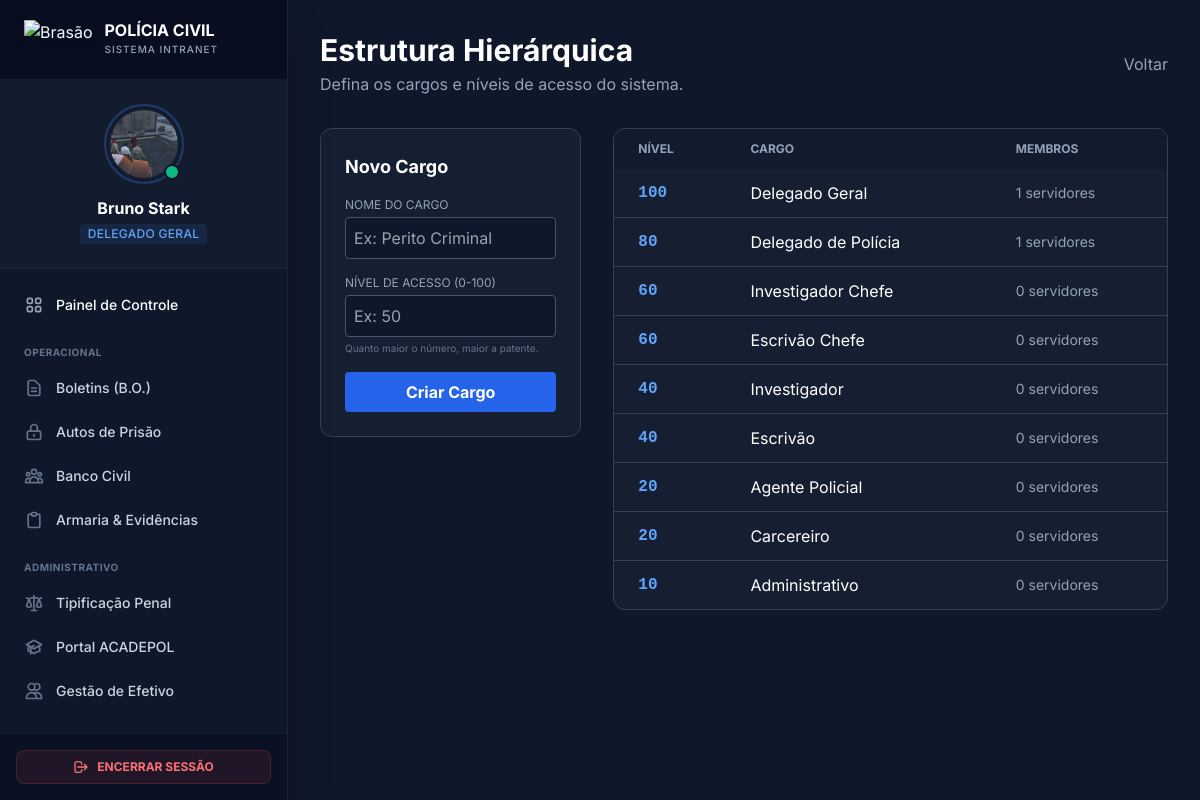
Page /cargos (signed in) on the committed database.
### models/users.py (models this page shows, shortened)
class Usuario(db.Model):
    __tablename__ = 'usuarios'
    id = db.Column(db.Integer, primary_key=True)
    nome = db.Column(db.String(100), nullable=False)
    matricula = db.Column(db.String(20), unique=True, nullable=False)
    senha = db.Column(db.String(200), nullable=False)
    cargo_id = db.Column(db.Integer, db.ForeignKey('cargos.id'), nullable=True)
    delegacia = db.Column(db.String(100))
    departamento = db.Column(db.String(100))
    endereco = db.Column(db.String(200))
    foto_perfil = db.Column(db.String(120), nullable=True, default='default.jpg')
    observacoes = db.Column(db.Text)
    criado_em = db.Column(db.DateTime, default=datetime.utcnow)
    promocoes = db.relationship('Promocao', backref='servidor', lazy=True)
    advertencias = db.relationship('Advertencia',
                                   foreign_keys='Advertencia.usuario_id',
                                   backref='servidor',
                                   lazy=True)
    advertencias_aplicadas = db.relationship('Advertencia',
                                             foreign_keys='Advertencia.autor_id',
                                             backref='autor_advertencia',
                                             lazy=True)
    @property
    def cargo(self):
        return self.cargo_obj.nome if self.cargo_obj else "Sem Cargo"
    @property
    def nivel_hierarquico(self):
        return self.cargo_obj.nivel if self.cargo_obj else 0

class Cargo(db.Model):
    __tablename__ = 'cargos'
    id = db.Column(db.Integer, primary_key=True)
    nome = db.Column(db.String(50), unique=True, nullable=False)
    nivel = db.Column(db.Integer, nullable=False) # 100=Delegado Geral, 10=Administrativo
    usuarios = db.relationship('Usuario', backref='cargo_obj', lazy=True)

### app.py (the view)
@app.route('/cargos')
@login_required
def gerenciar_cargos():
    if current_user().nivel_hierarquico < 80:
        flash('Acesso restrito à chefia.', 'danger')
        return redirect(url_for('dashboard'))
    cargos = Cargo.query.order_by(Cargo.nivel.desc()).all()
    return render_template('gerenciar_cargos.html', cargos=cargos)

### app.py (called while the page is built)
def current_user():
    if 'user_id' in session:
        return Usuario.query.get(session['user_id'])
    return None

def login_required(f):
    @wraps(f)
    def decorated(*args, **kwargs):
        if 'user_id' not in session:
            return redirect(url_for('login'))
        return f(*args, **kwargs)
    return decorated

@app.context_processor
def inject_helpers():
    return dict(
        pode_gerenciar=lambda: current_user() and current_user().nivel_hierarquico >= 80,
        current_user=current_user,
        pode_alterar_usuario=pode_alterar_usuario
    )

### templates/gerenciar_cargos.html (shortened to what this page needs)
{% extends 'base.html' %}
{% block content %}
<div class="max-w-4xl mx-auto">
    <div class="flex justify-between items-center mb-8">
        <div>
            <h2 class="text-3xl font-bold text-white">Estrutura Hierárquica</h2>
            <p class="text-slate-400 mt-1">Defina os cargos e níveis de acesso do sistema.</p>
        </div>
        <a href="{{ url_for('dashboard') }}" class="text-slate-400 hover:text-white">Voltar</a>
    </div>
    <div class="grid grid-cols-1 md:grid-cols-3 gap-8">
        <div class="bg-slate-800/50 border border-slate-700 rounded-xl p-6 h-fit">
            <h3 class="text-lg font-bold text-white mb-4">Novo Cargo</h3>
            <form action="{{ url_for('adicionar_cargo') }}" method="POST" class="space-y-4">
                <div>
                    <label class="block text-xs text-slate-400 uppercase mb-1">Nome do Cargo</label>
                    <input type="text" name="nome" required placeholder="Ex: Perito Criminal" class="w-full bg-slate-900 border border-slate-600 rounded p-2 text-white">
                </div>
                <div>
                    <label class="block text-xs text-slate-400 uppercase mb-1">Nível de Acesso (0-100)</label>
                    <input type="number" name="nivel" required placeholder="Ex: 50" min="0" max="100" class="w-full bg-slate-900 border border-slate-600 rounded p-2 text-white">
                    <p class="text-[10px] text-slate-500 mt-1">Quanto maior o número, maior a patente.</p>
                </div>
                <button type="submit" class="w-full bg-blue-600 hover:bg-blue-700 text-white font-bold py-2 rounded">Criar Cargo</button>
            </form>
        </div>
        <div class="md:col-span-2 bg-slate-800/50 border border-slate-700 rounded-xl overflow-hidden">
            <table class="w-full text-left">
                <thead class="bg-slate-900/50 text-xs uppercase text-slate-400">
                    <tr>
                        <th class="px-6 py-3">Nível</th>
                        <th class="px-6 py-3">Cargo</th>
                        <th class="px-6 py-3">Membros</th>
                    </tr>
                </thead>
                <tbody class="divide-y divide-slate-700">
                    {% for cargo in cargos %}
                    <tr class="hover:bg-slate-700/20">
                        <td class="px-6 py-3 font-mono text-blue-400 font-bold">{{ cargo.nivel }}</td>
                        <td class="px-6 py-3 text-white">{{ cargo.nome }}</td>
                        <td class="px-6 py-3 text-slate-400 text-sm">{{ cargo.usuarios|length }} servidores</td>
                    </tr>
                    {% endfor %}
                </tbody>
            </table>
        </div>
    </div>
</div>
{% endblock %}

### templates/base.html (shortened to what this page needs)
<!DOCTYPE html>
<html lang="pt-BR" class="h-full">
<head>
    <script src="https://cdn.tailwindcss.com"></script>
</head>
<body class="bg-pc-base text-pc-text h-screen overflow-hidden flex">
    {% if current_user() %}
    <aside class="w-72 bg-slate-900 border-r border-white/5 flex flex-col h-full shadow-2xl z-20 flex-shrink-0">
        <div class="h-20 flex items-center px-6 border-b border-white/5 bg-slate-950/50">
            <img class="h-10 w-auto drop-shadow-md mr-3" src="https://encrypted-tbn0.gstatic.com/images?q=tbn:ANd9GcQIIGMtpDq_HRAKg4kv_bw92xRqFKkon-k1Fg&s" alt="Brasão">
            <div>
                <h1 class="text-base font-bold text-white leading-none">POLÍCIA CIVIL</h1>
                <p class="text-[10px] text-pc-muted font-medium tracking-widest uppercase mt-1">Sistema Intranet</p>
            </div>
        </div>
        {% set user_nav = current_user() %}
        <div class="p-6 border-b border-white/5 bg-slate-800/30">
            <div class="flex flex-col items-center text-center">
                <a href="{{ url_for('perfil_usuario', id=user_nav.id) }}" class="group relative inline-block mb-3">
                    <div class="h-20 w-20 rounded-full p-1 border-2 border-blue-500/30 group-hover:border-blue-500 transition-colors">
                        <div class="h-full w-full rounded-full bg-slate-700 overflow-hidden flex items-center justify-center">
                            {% if user_nav.foto_perfil and user_nav.foto_perfil != 'default.jpg' %}
                                <img src="{{ url_for('static', filename='fotos_perfil/' + user_nav.foto_perfil) }}" class="w-full h-full object-cover">
                            {% else %}
                                <span class="text-2xl font-bold text-slate-400 group-hover:text-white">{{ user_nav.nome[:2].upper() }}</span>
                            {% endif %}
                        </div>
                    </div>
                    <span class="absolute bottom-1 right-1 h-4 w-4 rounded-full bg-emerald-500 border-2 border-slate-900" title="Online"></span>
                </a>
                <h2 class="text-white font-bold text-base truncate w-full">{{ user_nav.nome.split()[0] }} {{ user_nav.nome.split()[-1] if user_nav.nome.split()|length > 1 else '' }}</h2>
                <span class="text-xs text-blue-400 font-medium uppercase tracking-wide mt-1 bg-blue-500/10 px-2 py-0.5 rounded inline-block">{{ user_nav.cargo }}</span>
            </div>
        </div>
        <nav class="flex-1 overflow-y-auto py-4 px-3 space-y-1">
            <a href="{{ url_for('dashboard') }}" class="flex items-center px-3 py-2.5 text-sm font-medium text-white rounded-lg hover:bg-white/5 transition-colors group">
                Painel de Controle
            </a>
            <div class="pt-4 pb-1 px-3 text-[10px] font-bold text-slate-500 uppercase tracking-wider">Operacional</div>
            <a href="{{ url_for('boletins') }}" class="flex items-center px-3 py-2.5 text-sm font-medium text-slate-300 rounded-lg hover:bg-blue-500/10 hover:text-blue-400 transition-colors group">
                <svg class="w-5 h-5 text-slate-500 group-hover:text-blue-400 mr-3" fill="none" stroke="currentColor" viewBox="0 0 24 24"><path stroke-linecap="round" stroke-linejoin="round" stroke-width="2" d="M9 12h6m-6 4h6m2 5H7a2 2 0 01-2-2V5a2 2 0 012-2h5.586a1 1 0 01.707.293l5.414 5.414a1 1 0 01.293.707V19a2 2 0 01-2 2z"/></svg>
                Boletins (B.O.)
            </a>
            <a href="{{ url_for('autos') }}" class="flex items-center px-3 py-2.5 text-sm font-medium text-slate-300 rounded-lg hover:bg-red-500/10 hover:text-red-400 transition-colors group">
                <svg class="w-5 h-5 text-slate-500 group-hover:text-red-400 mr-3" fill="none" stroke="currentColor" viewBox="0 0 24 24"><path stroke-linecap="round" stroke-linejoin="round" stroke-width="2" d="M12 15v2m-6 4h12a2 2 0 002-2v-6a2 2 0 00-2-2H6a2 2 0 00-2 2v6a2 2 0 002 2zm10-10V7a4 4 0 00-8 0v4h8z"/></svg>
                Autos de Prisão
            </a>
            <a href="{{ url_for('banco_pessoas') }}" class="flex items-center px-3 py-2.5 text-sm font-medium text-slate-300 rounded-lg hover:bg-purple-500/10 hover:text-purple-400 transition-colors group">
                Banco Civil
            </a>
            <a href="{{ url_for('armaria') }}" class="flex items-center px-3 py-2.5 text-sm font-medium text-slate-300 rounded-lg hover:bg-slate-700/50 hover:text-white transition-colors group">
                Armaria & Evidências
            </a>
            <div class="pt-4 pb-1 px-3 text-[10px] font-bold text-slate-500 uppercase tracking-wider">Administrativo</div>
            <a href="{{ url_for('gerenciar_crimes') }}" class="flex items-center px-3 py-2.5 text-sm font-medium text-slate-300 rounded-lg hover:bg-orange-500/10 hover:text-orange-400 transition-colors group">
                Tipificação Penal
            </a>
            <a href="{{ url_for('acadepol_admin') }}" class="flex items-center px-3 py-2.5 text-sm font-medium text-slate-300 rounded-lg hover:bg-cyan-500/10 hover:text-cyan-400 transition-colors group">
                Portal ACADEPOL
            </a>
            <a href="{{ url_for('gerenciar_membros') }}" class="flex items-center px-3 py-2.5 text-sm font-medium text-slate-300 rounded-lg hover:bg-emerald-500/10 hover:text-emerald-400 transition-colors group">
                <svg class="w-5 h-5 text-slate-500 group-hover:text-emerald-400 mr-3" fill="none" stroke="currentColor" viewBox="0 0 24 24"><path stroke-linecap="round" stroke-linejoin="round" stroke-width="2" d="M12 4.354a4 4 0 110 5.292M15 21H3v-1a6 6 0 0112 0v1zm0 0h6v-1a6 6 0 00-9-5.197M13 7a4 4 0 11-8 0 4 4 0 018 0z"/></svg>
                Gestão de Efetivo
            </a>
        </nav>
        <div class="p-4 border-t border-white/5 bg-slate-950/30">
            <a href="{{ url_for('logout') }}" class="flex items-center justify-center w-full px-4 py-2 text-xs font-bold text-red-400 uppercase bg-red-500/10 border border-red-500/20 rounded-lg hover:bg-red-500/20 transition-colors">
                <svg class="w-4 h-4 mr-2" fill="none" stroke="currentColor" viewBox="0 0 24 24"><path stroke-linecap="round" stroke-linejoin="round" stroke-width="2" d="M17 16l4-4m0 0l-4-4m4 4H7m6 4v1a3 3 0 01-3 3H6a3 3 0 01-3-3V7a3 3 0 013-3h4a3 3 0 013 3v1"/></svg>
                Encerrar Sessão
            </a>
        </div>
    </aside>
    {% endif %}
    <main class="flex-1 flex flex-col h-full overflow-hidden bg-pc-base relative">
        <div class="flex-1 overflow-y-auto p-8">
            <div class="animate-fade-in-up pb-10">
                {% block content %}
                {% endblock %}
            </div>
        </div>
    </main>
</body>
</html>

### templates/base.html (style rules this page uses)
body { font-family: 'Inter', sans-serif; }

### rows in the picture
Usuario: foto_perfil (picture), nome "Bruno", nome.split|length "Stark"
Cargo: cargo "DELEGADO GERAL", nivel "100", nome "Delegado Geral", usuarios|length "1"
Cargo: nivel "80", nome "Delegado de Polícia", usuarios|length "1"
Cargo: nivel "60", nome "Investigador Chefe", usuarios|length "0"
Cargo: nivel "60", nome "Escrivão Chefe", usuarios|length "0"
Cargo: nivel "40", nome "Investigador", usuarios|length "0"
Cargo: nivel "40", nome "Escrivão", usuarios|length "0"
Cargo: nivel "20", nome "Agente Policial", usuarios|length "0"
Cargo: nivel "20", nome "Carcereiro", usuarios|length "0"
Cargo: nivel "10", nome "Administrativo", usuarios|length "0"
